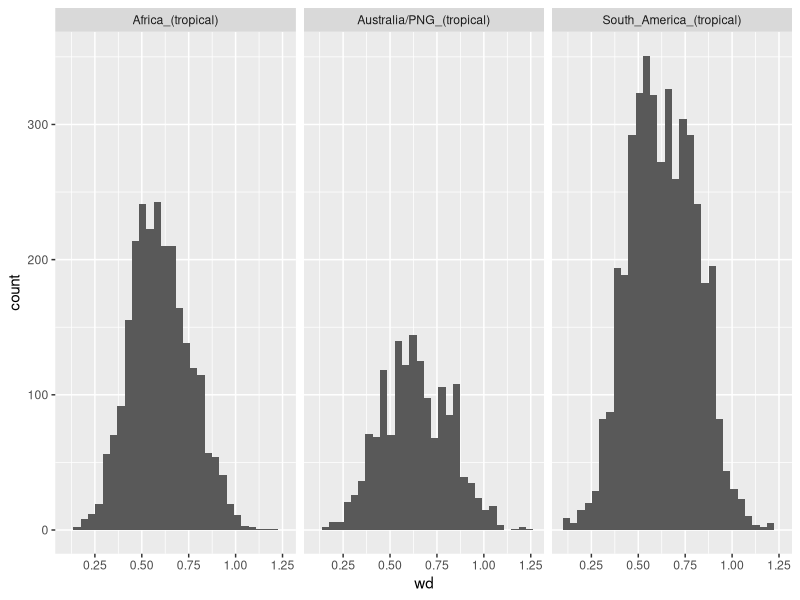
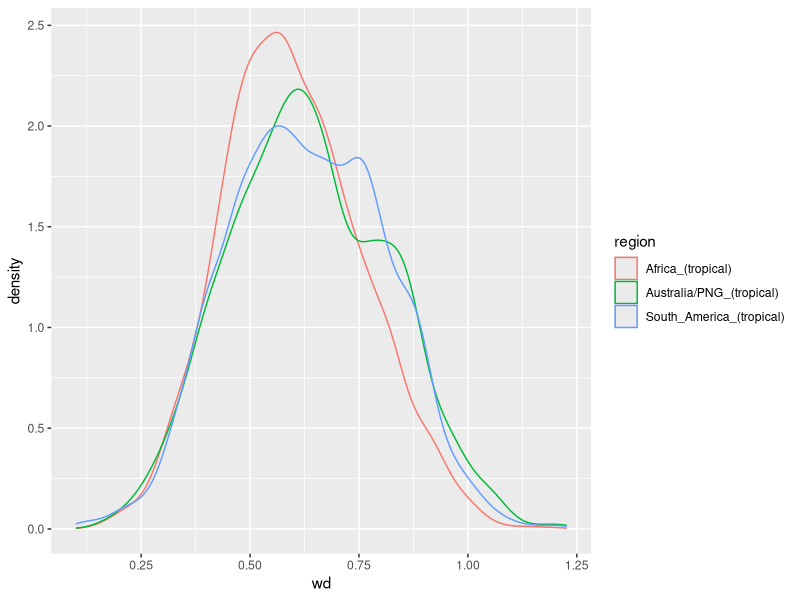
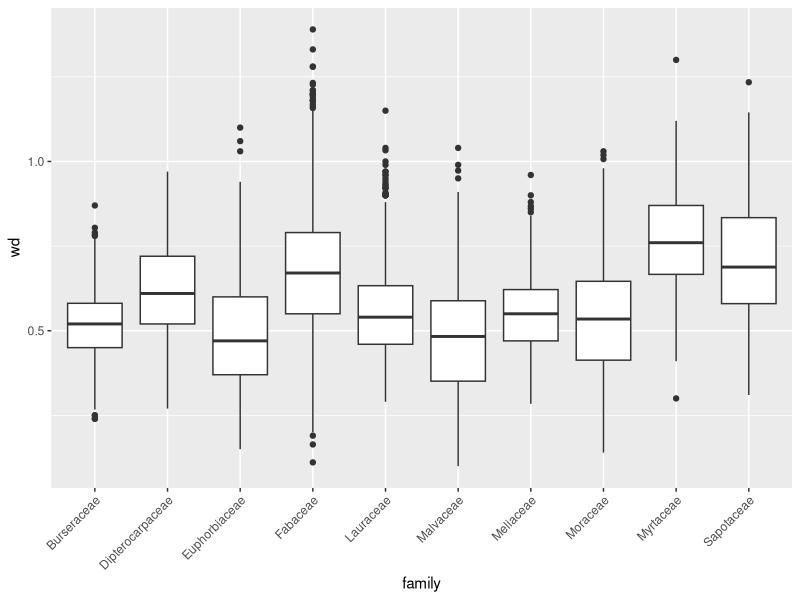
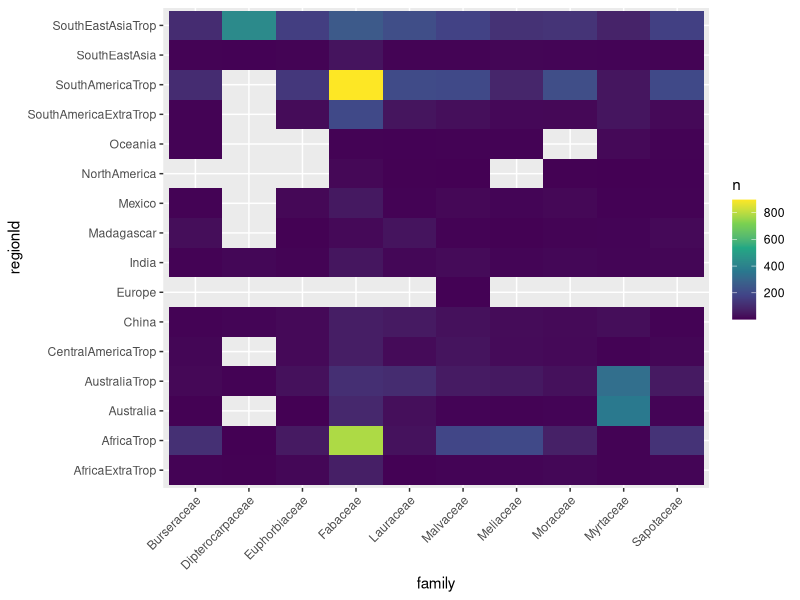
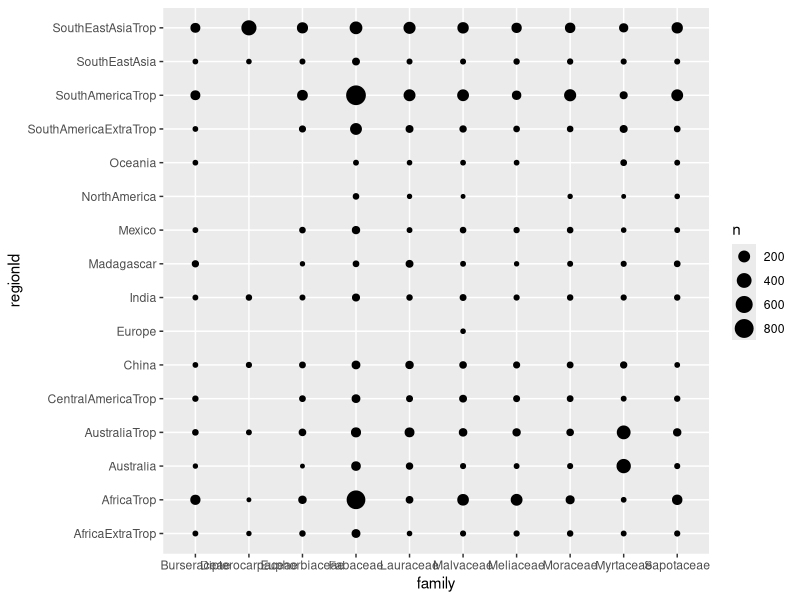
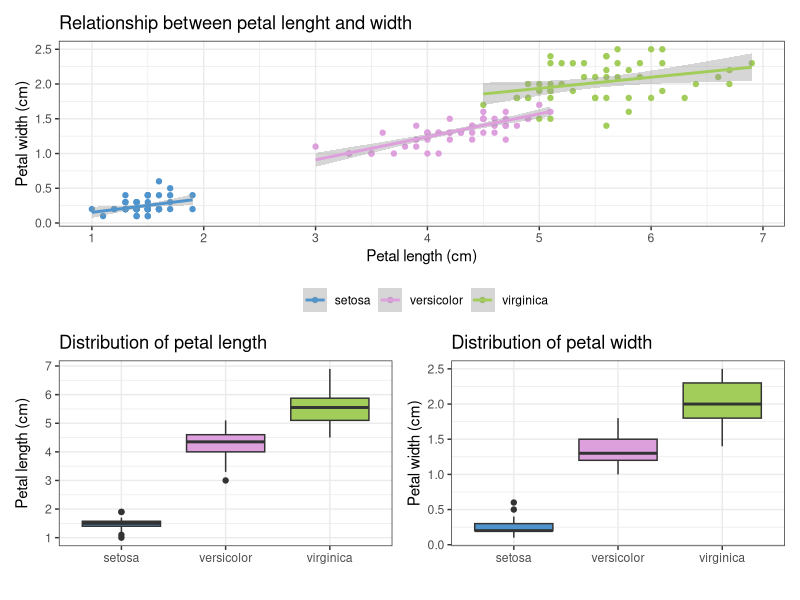

Here is the R script that generated these plots, in order:
## ---- chunk 1
#| message: false
library(tidyverse)
library(patchwork)
## ---- chunk 2
wdData <- read_csv("data/wdData.csv")
str(wdData)
## ---- chunk 3
wdData %>% 
  filter(region %in% c("South_America_(tropical)", 
                       "Australia/PNG_(tropical)", 
                       "Africa_(tropical)")) %>% 
  ggplot(aes(x = wd)) + 
  geom_histogram() + 
  facet_wrap(~ region)
## ---- chunk 4
wdData %>% 
  filter(region %in% c("South_America_(tropical)", 
                       "Australia/PNG_(tropical)", 
                       "Africa_(tropical)")) %>% 
  ggplot(aes(x = wd, color = region)) + 
  geom_density()
## ---- chunk 5
# do a boxplot because a density plot would be too much

abd_10 <- wdData %>% 
  count(family) %>% 
  arrange(desc(n)) %>% 
  slice_head(n = 10) 

wdData %>% 
  filter(family %in% abd_10$family) %>% 
  ggplot(aes(x = family, y = wd)) + 
  geom_boxplot() +
  theme(axis.text.x = element_text(angle = 45, hjust = 1))
## ---- chunk 6
# 1st possibility: heatmap
wdData %>% 
  filter(family %in% abd_10$family) %>% 
  count(family, regionId) %>% 
  ggplot(aes(x = family, y = regionId)) + 
  geom_tile(aes(fill = n)) +
  theme(axis.text.x = element_text(angle = 45, hjust = 1)) +
  scale_fill_viridis_c()
## ---- chunk 7
# 2nd possibility: bubble plot
wdData %>% 
  filter(family %in% abd_10$family) %>% 
  ggplot(aes(x = family, y = regionId)) + 
  geom_count()
## ---- chunk 8
data(iris)
str(iris)
## ---- chunk 9
#| fig-width: 8
#| fig-height: 8
#| message: false

# 1st plot
p1 <- ggplot(iris, aes(x = Petal.Length, y=Petal.Width, 
                       color = Species)) + 
  geom_point() + 
  geom_smooth(method = lm) + 
  labs(x = "Petal length (cm)", # x axis label
       y = "Petal width (cm)",  # y axis label
       color = "",              # no title for the legend
       title = "Relationship between petal lenght and width") + # plot title
  scale_x_continuous(breaks = 1:8) + # change tick marks on x axis
  scale_y_continuous(breaks = seq(0, 2.5, by=0.5)) + # change tick marks on y axis
  scale_color_manual(values = c("setosa" = "steelblue3", # set the colours
                                "versicolor" = "plum",
                                "virginica" = "darkolivegreen3")) + 
  theme_bw() + # change the theme
  theme(legend.position = "bottom") # change the position of the legend

# 2nd plot
p2 <- ggplot(iris, aes(x = Species, y = Petal.Length, fill = Species)) +
  geom_boxplot() + 
  labs(x = "", # x axis label
       y = "Petal length (cm)", # y axis label
       title = "Distribution of petal length") + # plot title
  scale_y_continuous(breaks = 1:8) + # change tick marks on y axis
  scale_fill_manual(values = c("setosa" = "steelblue3", # set the colours
                                "versicolor" = "plum",
                                "virginica" = "darkolivegreen3")) + 
  theme_bw() + # change the theme
  theme(legend.position = "none") # remove the legend

# 3rd plot
p3 <- ggplot(iris, aes(x = Species, y = Petal.Width, fill = Species)) +
  geom_boxplot() + 
  labs(x = "", # x axis label
       y = "Petal width (cm)", # y axis label
       title = "Distribution of petal width") + # plot title
  scale_y_continuous(breaks = seq(0, 2.5, by=0.5)) + # change tick marks on y axis
  scale_fill_manual(values = c("setosa" = "steelblue3", # set the colours
                                "versicolor" = "plum",
                                "virginica" = "darkolivegreen3")) + 
  theme_bw() + # change the theme
  theme(legend.position = "none") # remove the legend

p1 /(p2 | p3) # assemble the plots with patchwork
